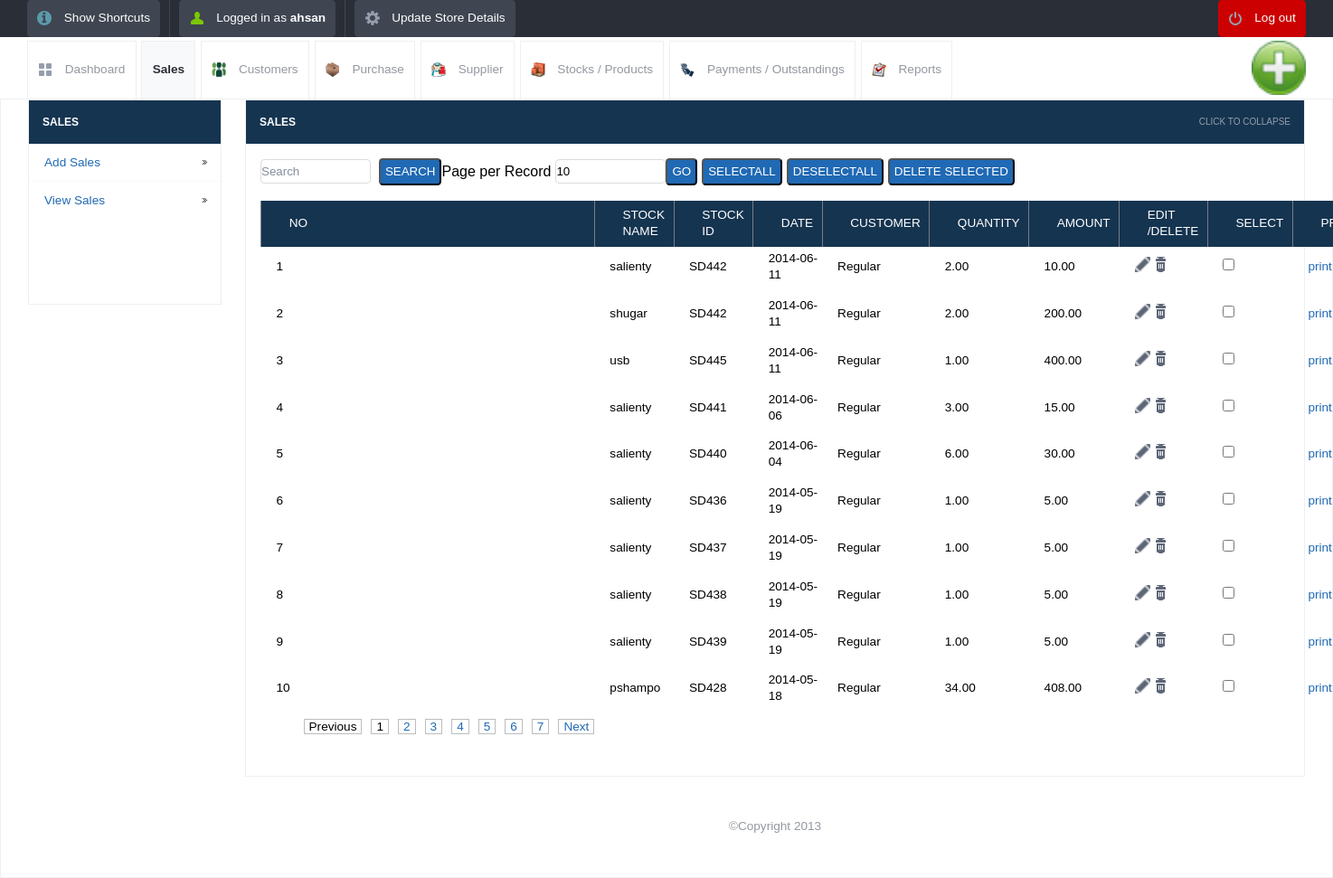
/view_sales.php (signed in), run on the app's committed database.
### tables this page shows
CREATE TABLE IF NOT EXISTS `stock_sales` (
  `id` int(10) NOT NULL AUTO_INCREMENT,
  `transactionid` varchar(250) NOT NULL,
  `stock_name` varchar(200) NOT NULL,
  `category` varchar(120) NOT NULL,
  `supplier_name` varchar(200) NOT NULL,
  `selling_price` decimal(10,2) NOT NULL,
  `quantity` decimal(10,2) NOT NULL,
  `amount` decimal(10,2) NOT NULL,
  `date` date NOT NULL,
  `username` varchar(120) NOT NULL,
  `customer_id` varchar(120) NOT NULL,
  `subtotal` decimal(10,2) NOT NULL,
  `payment` decimal(10,2) NOT NULL,
  `balance` decimal(10,2) NOT NULL,
  `discount` decimal(10,0) NOT NULL,
  `tax` decimal(10,0) NOT NULL,
  `tax_dis` varchar(100) NOT NULL,
  `dis_amount` decimal(10,0) NOT NULL,
  `grand_total` decimal(10,0) NOT NULL,
  `due` date NOT NULL,
  `mode` varchar(250) NOT NULL,
  `description` varchar(500) NOT NULL,
  `count1` int(11) NOT NULL,
  `billnumber` varchar(120) NOT NULL,
  `opp` int(255) NOT NULL,
  PRIMARY KEY (`id`)
);

### view_sales.php (the view, shortened to what this page needs)
<!DOCTYPE html>
<html lang="en">
<head>
	<link rel="stylesheet" href="css/style.css">
	<?php include_once("tpl/common_js.php"); ?>
<link rel="stylesheet"  href="dist/js/jquery.alerts.css" >
</head>
<body>
	<?php include_once("tpl/top_bar.php"); ?>
	<div id="header-with-tabs">
		<div class="page-full-width cf">
			<ul id="tabs" class="fl">
				<li><a href="dashboard.php" class="dashboard-tab">Dashboard</a></li>
				<li><a href="view_sales.php" class=active-tab sales-tab">Sales</a></li>
				<li><a href="view_customers.php" class=" customers-tab">Customers</a></li>
				<li><a href="view_purchase.php" class=" purchase-tab">Purchase</a></li>
				<li><a href="view_supplier.php" class=" supplier-tab">Supplier</a></li>
				<li><a href="view_product.php" class=" stock-tab">Stocks / Products</a></li>
				<li><a href="view_payments.php" class="payment-tab">Payments / Outstandings</a></li>
				<li><a href="view_report.php" class="report-tab">Reports</a></li>
			</ul>
			<a href="#" id="company-branding-small" class="fr"><img src="<?php if(isset($_SESSION['logo'])) { echo "upload/".$_SESSION['logo'];}else{ echo "upload/posnic.png"; } ?>" alt="Point of Sale" /></a>
		</div>
	</div>
	<div id="content">
		<div class="page-full-width cf">
			<div class="side-menu fl">
				<h3>Sales</h3>
				<ul>
					<li><a href="add_sales.php">Add Sales</a></li>
					<li><a href="view_sales.php">View Sales</a></li>
				</ul>
				           <div style="background: #ffffff">
<ins class="adsbygoogle"
     style="display:inline-block;width:120px;height:90px"
     data-ad-client="ca-pub-5212135413309920"
     data-ad-slot="3677012951"></ins>
                                </div>
			</div>
			<div class="side-content fr">
				<div class="content-module">
					<div class="content-module-heading cf">
						<h3 class="fl">Sales</h3>
						<span class="fr expand-collapse-text">Click to collapse</span>
					</div>
						<div class="content-module-main cf">
					<table>
		<form action="" method="post" name="search" >
    	<input name="searchtxt" type="text" class="round my_text_box" placeholder="Search" >
&nbsp;&nbsp;<input name="Search" type="submit" class="my_button round blue   text-upper" value="Search">
</form>
 <form action="" method="get" name="limit_go">
    Page per Record<input name="limit" type="text" class="round my_text_box" id="search_limit" style="margin-left:5px;" value="<?php if(isset($_GET['limit'])) echo $_GET['limit']; else echo "10"; ?>" size="3" maxlength="3">
    <input name="go"  type="button" value="Go" class=" round blue my_button  text-upper" onclick="return confirmLimitSubmit()">
</form>
<form name="deletefiles" action="delete.php" method="post">
<input type="button" name="selectall" value="SelectAll" class="my_button round blue   text-upper" onClick="checkAll()"  style="margin-left:5px;"/>
<input type="button" name="unselectall" value="DeSelectAll" class="my_button round blue   text-upper" onClick="uncheckAll()" style="margin-left:5px;" />
<input name="dsubmit" type="button" value="Delete Selected" class="my_button round blue   text-upper" style="margin-left:5px;" onclick="return confirmDeleteSubmit()"/>
					<table>
		<?php
	$tbl_name="stock_sales";
	$adjacents = 3;
	$query = "SELECT COUNT(transactionid) as num FROM $tbl_name ";
	$total_pages = mysql_fetch_array(mysql_query($query));
	$total_pages = $total_pages[num];
	$limit = 10;
	$page = $_GET['page'];
	if($page)
		$start = ($page - 1) * $limit;
	else
		$start = 0;
	$sql =  "SELECT * FROM stock_sales ORDER BY date desc LIMIT $start, $limit  ";
	$result = mysql_query($sql);
	if ($page == 0) $page = 1;
	$prev = $page - 1;
	$next = $page + 1;
	$lastpage = ceil($total_pages/$limit);
	$pagination = "";
	if($lastpage > 1)
	{
		$pagination .= "<div >";
		if ($page > 1)
			$pagination.= "<a href=\"view_sales.php?page=$prev&limit=$limit\" class=my_pagination >Previous</a>";
		else
			$pagination.= "<span class=my_pagination>Previous</span>";
		if ($lastpage < 7 + ($adjacents * 2))
		{
			for ($counter = 1; $counter <= $lastpage; $counter++)
			{
				if ($counter == $page)
					$pagination.= "<span class=my_pagination>$counter</span>";
				else
					$pagination.= "<a href=\"view_sales.php?page=$counter&limit=$limit\" class=my_pagination>$counter</a>";
			}
		}
		if ($page < $counter - 1)
			$pagination.= "<a href=\"view_sales.php?page=$next&limit=$limit\" class=my_pagination>Next</a>";
		else
			$pagination.= "<span class= my_pagination >Next</span>";
		$pagination.= "</div>\n";
	}
?>
							<tr>
								<th>No</th>
								<th>Stock Name</th>
								<th>Stock Id</th>
								<th>Date</th>
								<th>Customer</th>
								<th>Quantity</th>
								<th>Amount</th>
								<th>Edit /Delete</th>
                                                                <th>Select</th>
                                                                <th>Print</th>
							</tr>
<?php $i=1; $no=$page-1; $no=$no*$limit;
while($row = mysql_fetch_array($result))
{
 ?>
	<tr>
   <td> <?php echo $no+$i; ?></td>
   <td><?php echo $row['stock_name']; ?></td>
      <td> <?php echo $row['transactionid'];?></td>
      <td> <?php echo $row['date'];?></td>
   <td> <?php echo $row['customer_id']; ?></td>
    <td> <?php echo $row['quantity']; ?></td>
   <td> <?php echo $row['amount']; ?></td>
    <td>	<a href="update_sales.php?sid=<?php echo $row['id'];?>&table=stock_sales&return=view_sales.php"	class="table-actions-button ic-table-edit">
	</a>
        <a  href="javascript:confirmSubmit(<?php echo $row['id']?>,'stock_sales','view_sales.php')" class="table-actions-button ic-table-delete"></a>
	</td>
	<td><input type="checkbox" value="<?php echo $row['id']; ?>" name="checklist[]" id="check_box" /></td>
    <td><a  href=sales_invoice1.php?sellid="<?php echo $row['transactionid'];?>" target="_blank">print</a>
    </td>
</tr>
<?php $i++; } ?>
 <tr>
       <td align="center"><div style="margin-left:20px;"><?php echo $pagination; ?></div></td>
      </tr>
</table>
</form>
		</div>
	</div>
		<div id="footer">
		<p> &copy;Copyright 2013 </p>
	</div>
</body>
</html>

### data on the page
stock_sales: i "1", stock_name "salienty", transactionid "SD442", date "2014-06-11", customer "Regular", quantity "2.00", amount "10.00"
stock_sales: i "2", stock_name "shugar", transactionid "SD442", date "2014-06-11", customer "Regular", quantity "2.00", amount "200.00"
stock_sales: i "3", stock_name "usb", transactionid "SD445", date "2014-06-11", customer "Regular", quantity "1.00", amount "400.00"
stock_sales: i "4", stock_name "salienty", transactionid "SD441", date "2014-06-06", customer "Regular", quantity "3.00", amount "15.00"
stock_sales: i "5", stock_name "salienty", transactionid "SD440", date "2014-06-04", customer "Regular", quantity "6.00", amount "30.00"
stock_sales: i "6", stock_name "salienty", transactionid "SD436", date "2014-05-19", customer "Regular", quantity "1.00", amount "5.00"
stock_sales: i "7", stock_name "salienty", transactionid "SD437", date "2014-05-19", customer "Regular", quantity "1.00", amount "5.00"
stock_sales: i "8", stock_name "salienty", transactionid "SD438", date "2014-05-19", customer "Regular", quantity "1.00", amount "5.00"
stock_sales: i "9", stock_name "salienty", transactionid "SD439", date "2014-05-19", customer "Regular", quantity "1.00", amount "5.00"
stock_sales: i "10", stock_name "pshampo", transactionid "SD428", date "2014-05-18", customer "Regular", quantity "34.00", amount "408.00"

### other printed values
$POSNIC['username'] "ahsan"
